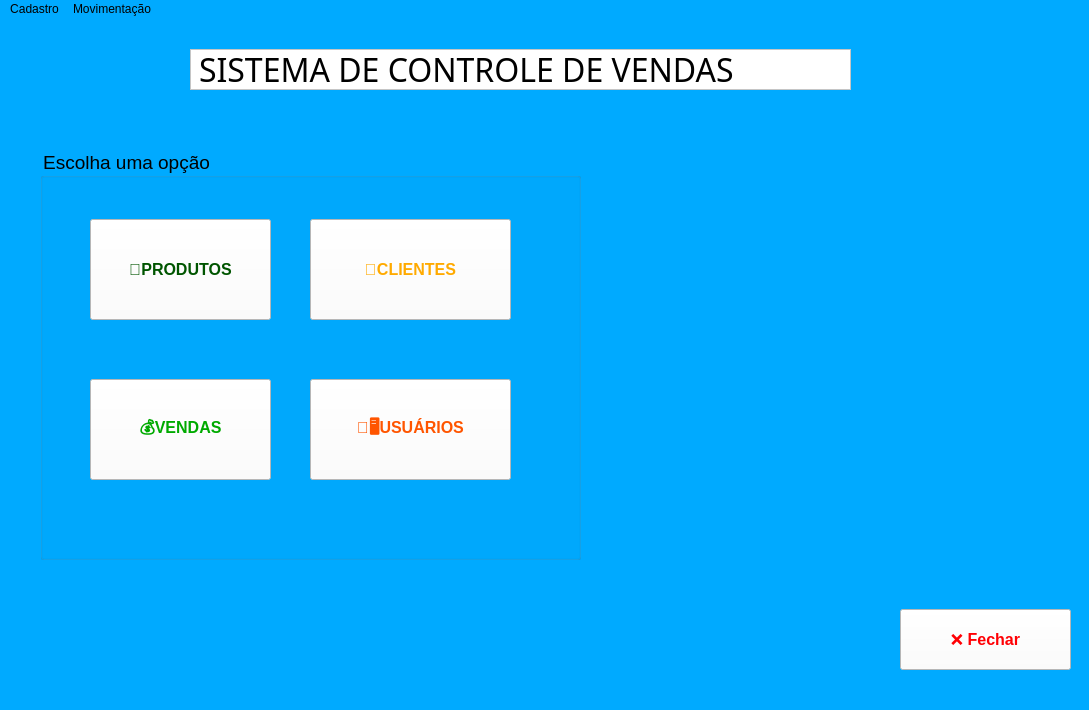
<?xml version="1.0" encoding="UTF-8"?>
<ui version="4.0">
 <class>MainWindow</class>
 <widget class="QMainWindow" name="MainWindow">
  <property name="geometry">
   <rect>
    <x>0</x>
    <y>0</y>
    <width>1089</width>
    <height>710</height>
   </rect>
  </property>
  <property name="sizePolicy">
   <sizepolicy hsizetype="Fixed" vsizetype="Fixed">
    <horstretch>0</horstretch>
    <verstretch>0</verstretch>
   </sizepolicy>
  </property>
  <property name="windowTitle">
   <string>Menu</string>
  </property>
  <property name="styleSheet">
   <string notr="true">background-color: rgb(0, 170, 255);</string>
  </property>
  <widget class="QWidget" name="centralwidget">
   <widget class="QLabel" name="label">
    <property name="geometry">
     <rect>
      <x>610</x>
      <y>140</y>
      <width>471</width>
      <height>401</height>
     </rect>
    </property>
    <property name="frameShape">
     <enum>QFrame::Panel</enum>
    </property>
    <property name="frameShadow">
     <enum>QFrame::Sunken</enum>
    </property>
    <property name="lineWidth">
     <number>4</number>
    </property>
    <property name="midLineWidth">
     <number>6</number>
    </property>
    <property name="text">
     <string/>
    </property>
    <property name="pixmap">
     <pixmap>controle-de-vendas.png</pixmap>
    </property>
    <property name="scaledContents">
     <bool>true</bool>
    </property>
    <property name="wordWrap">
     <bool>true</bool>
    </property>
    <property name="openExternalLinks">
     <bool>false</bool>
    </property>
   </widget>
   <widget class="QGroupBox" name="groupBox">
    <property name="geometry">
     <rect>
      <x>40</x>
      <y>130</y>
      <width>541</width>
      <height>411</height>
     </rect>
    </property>
    <property name="font">
     <font>
      <pointsize>14</pointsize>
     </font>
    </property>
    <property name="contextMenuPolicy">
     <enum>Qt::CustomContextMenu</enum>
    </property>
    <property name="title">
     <string>Escolha uma opção</string>
    </property>
    <property name="flat">
     <bool>false</bool>
    </property>
    <property name="checkable">
     <bool>false</bool>
    </property>
    <widget class="QPushButton" name="bt_prod">
     <property name="geometry">
      <rect>
       <x>50</x>
       <y>70</y>
       <width>181</width>
       <height>101</height>
      </rect>
     </property>
     <property name="font">
      <font>
       <pointsize>12</pointsize>
       <weight>75</weight>
       <bold>true</bold>
      </font>
     </property>
     <property name="styleSheet">
      <string notr="true">background-color: rgb(255, 255, 255);
color:rgb(0, 85, 0)</string>
     </property>
     <property name="text">
      <string>🛒PRODUTOS</string>
     </property>
     <property name="icon">
      <iconset>
       <normaloff>../icones/1170679.png</normaloff>../icones/1170679.png</iconset>
     </property>
     <property name="iconSize">
      <size>
       <width>40</width>
       <height>40</height>
      </size>
     </property>
     <property name="checkable">
      <bool>false</bool>
     </property>
    </widget>
    <widget class="QPushButton" name="bt_clien">
     <property name="geometry">
      <rect>
       <x>270</x>
       <y>70</y>
       <width>201</width>
       <height>101</height>
      </rect>
     </property>
     <property name="font">
      <font>
       <pointsize>12</pointsize>
       <weight>75</weight>
       <bold>true</bold>
      </font>
     </property>
     <property name="styleSheet">
      <string notr="true">background-color: rgb(255, 255, 255);
color:rgb(255, 170, 0)</string>
     </property>
     <property name="text">
      <string>👦CLIENTES</string>
     </property>
     <property name="icon">
      <iconset>
       <normaloff>../icones/clientes.png</normaloff>../icones/clientes.png</iconset>
     </property>
     <property name="iconSize">
      <size>
       <width>40</width>
       <height>40</height>
      </size>
     </property>
    </widget>
    <widget class="QPushButton" name="bt_vendas">
     <property name="geometry">
      <rect>
       <x>50</x>
       <y>230</y>
       <width>181</width>
       <height>101</height>
      </rect>
     </property>
     <property name="font">
      <font>
       <pointsize>12</pointsize>
       <weight>75</weight>
       <bold>true</bold>
      </font>
     </property>
     <property name="styleSheet">
      <string notr="true">background-color: rgb(255, 255, 255);
color:rgb(0, 170, 0)</string>
     </property>
     <property name="text">
      <string>💰VENDAS</string>
     </property>
     <property name="icon">
      <iconset>
       <normaloff>../icones/vendas.png</normaloff>../icones/vendas.png</iconset>
     </property>
     <property name="iconSize">
      <size>
       <width>40</width>
       <height>40</height>
      </size>
     </property>
    </widget>
    <widget class="QPushButton" name="bt_usuar">
     <property name="geometry">
      <rect>
       <x>270</x>
       <y>230</y>
       <width>201</width>
       <height>101</height>
      </rect>
     </property>
     <property name="font">
      <font>
       <pointsize>12</pointsize>
       <weight>75</weight>
       <bold>true</bold>
      </font>
     </property>
     <property name="styleSheet">
      <string notr="true">background-color: rgb(255, 255, 255);
color:rgb(255, 85, 0)</string>
     </property>
     <property name="text">
      <string>🧑🖥️USUÁRIOS</string>
     </property>
     <property name="icon">
      <iconset>
       <normaloff>../icones/usuarios.png</normaloff>../icones/usuarios.png</iconset>
     </property>
     <property name="iconSize">
      <size>
       <width>60</width>
       <height>60</height>
      </size>
     </property>
    </widget>
   </widget>
   <widget class="QLabel" name="label_2">
    <property name="geometry">
     <rect>
      <x>190</x>
      <y>30</y>
      <width>661</width>
      <height>41</height>
     </rect>
    </property>
    <property name="font">
     <font>
      <family>Bauhaus 93</family>
      <pointsize>24</pointsize>
     </font>
    </property>
    <property name="styleSheet">
     <string notr="true">background-color: rgb(255, 255, 255);
gridline-color: rgb(0, 0, 0);</string>
    </property>
    <property name="frameShape">
     <enum>QFrame::StyledPanel</enum>
    </property>
    <property name="frameShadow">
     <enum>QFrame::Sunken</enum>
    </property>
    <property name="lineWidth">
     <number>6</number>
    </property>
    <property name="midLineWidth">
     <number>2</number>
    </property>
    <property name="text">
     <string>SISTEMA DE CONTROLE DE VENDAS </string>
    </property>
    <property name="openExternalLinks">
     <bool>false</bool>
    </property>
   </widget>
   <widget class="QPushButton" name="btfechar">
    <property name="geometry">
     <rect>
      <x>900</x>
      <y>590</y>
      <width>171</width>
      <height>61</height>
     </rect>
    </property>
    <property name="font">
     <font>
      <pointsize>12</pointsize>
      <weight>75</weight>
      <bold>true</bold>
     </font>
    </property>
    <property name="styleSheet">
     <string notr="true">background-color: rgb(255, 255, 255);
color:rgb(255, 0, 4)</string>
    </property>
    <property name="text">
     <string>❌ Fechar</string>
    </property>
    <property name="icon">
     <iconset>
      <normaloff>../icones/download.png</normaloff>../icones/download.png</iconset>
    </property>
    <property name="iconSize">
     <size>
      <width>55</width>
      <height>55</height>
     </size>
    </property>
   </widget>
   <widget class="QLabel" name="label_3">
    <property name="geometry">
     <rect>
      <x>590</x>
      <y>140</y>
      <width>491</width>
      <height>401</height>
     </rect>
    </property>
    <property name="text">
     <string/>
    </property>
    <property name="pixmap">
     <pixmap>istockphoto-1456192902-612x612.jpg</pixmap>
    </property>
   </widget>
  </widget>
  <widget class="QStatusBar" name="statusbar"/>
  <widget class="QMenuBar" name="menubar">
   <property name="geometry">
    <rect>
     <x>0</x>
     <y>0</y>
     <width>1089</width>
     <height>21</height>
    </rect>
   </property>
   <widget class="QMenu" name="menuteste">
    <property name="title">
     <string>Cadastro</string>
    </property>
    <addaction name="actionteste"/>
    <addaction name="actionClientes"/>
    <addaction name="actionUsu_rios"/>
   </widget>
   <widget class="QMenu" name="menuMovimenta_o">
    <property name="title">
     <string>Movimentação</string>
    </property>
    <addaction name="actionVendas"/>
   </widget>
   <addaction name="menuteste"/>
   <addaction name="menuMovimenta_o"/>
  </widget>
  <action name="actionteste">
   <property name="text">
    <string>Produtos</string>
   </property>
  </action>
  <action name="actionClientes">
   <property name="text">
    <string>Clientes</string>
   </property>
  </action>
  <action name="actionUsu_rios">
   <property name="text">
    <string>Usuários</string>
   </property>
  </action>
  <action name="actionVendas">
   <property name="text">
    <string>Vendas</string>
   </property>
  </action>
 </widget>
 <resources/>
 <connections/>
</ui>
